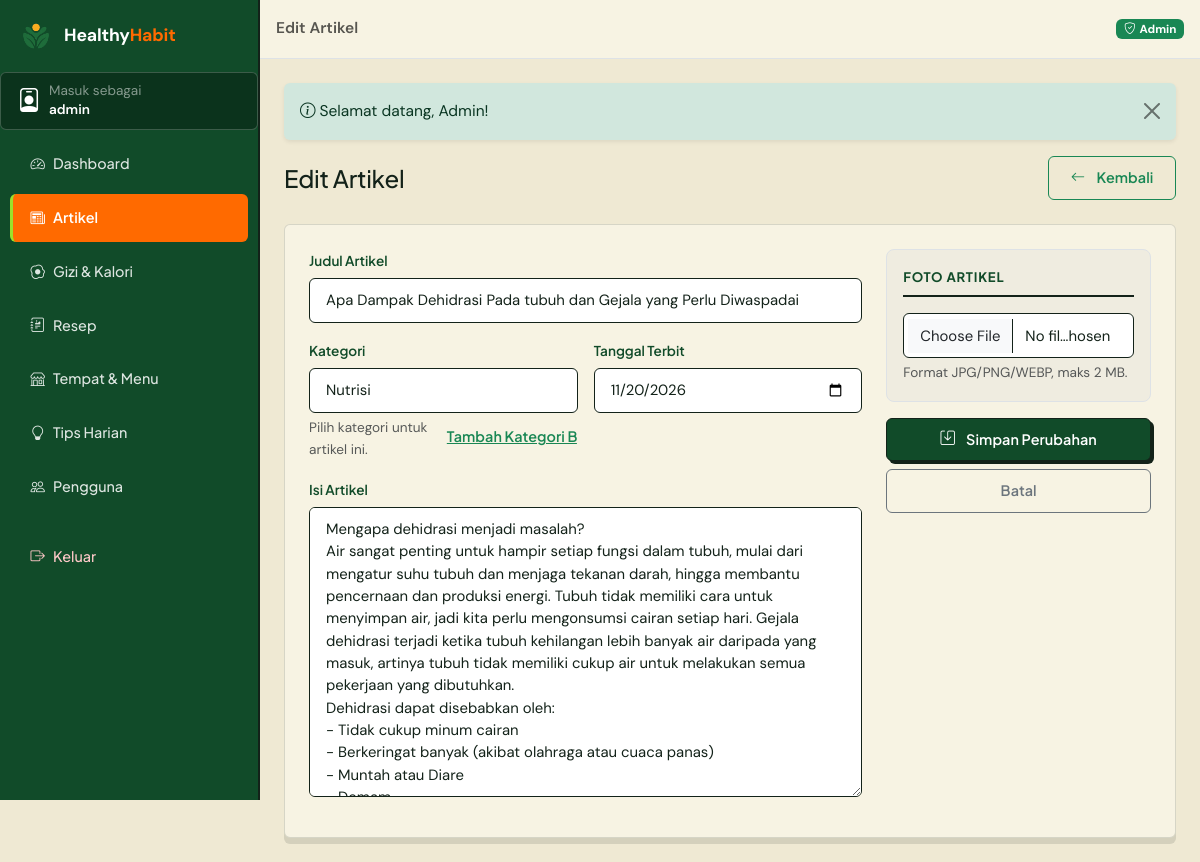
Page /admin/artikel/18/edit (signed in) on the earlier database version.
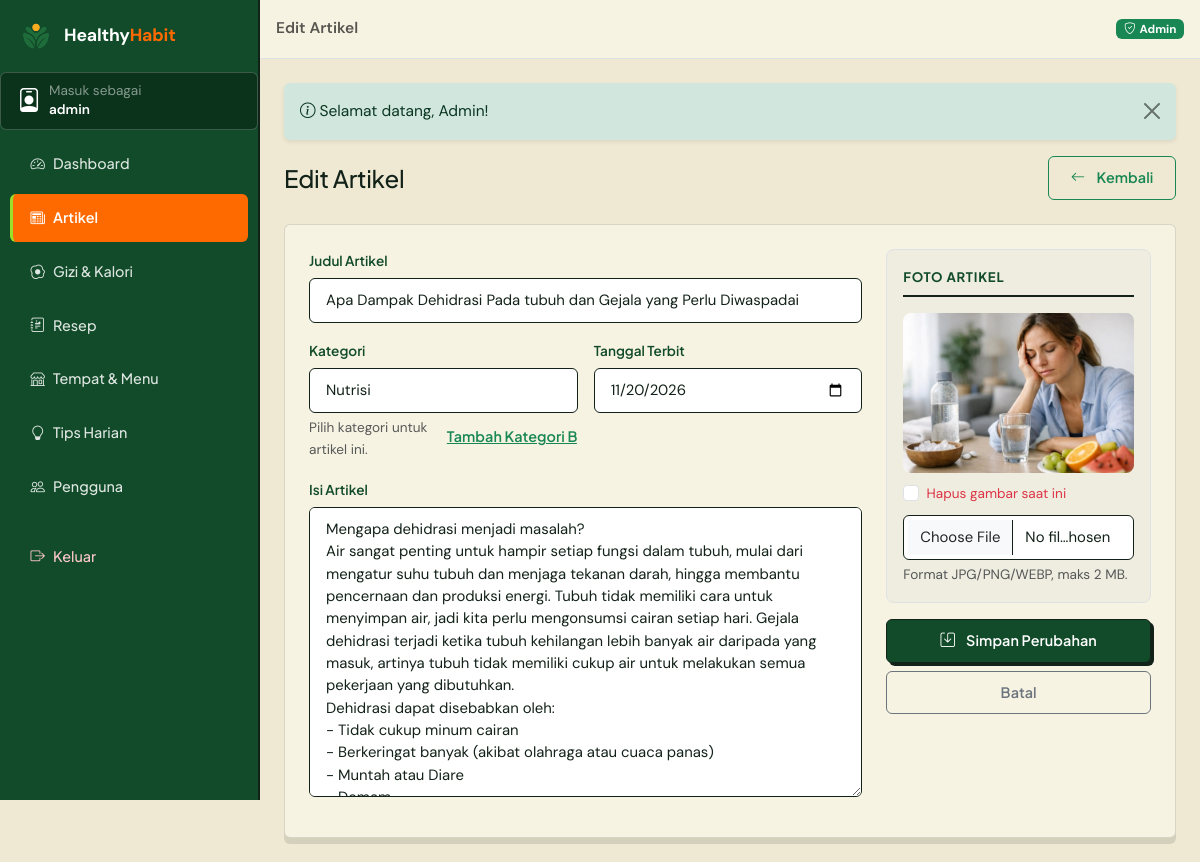
Same page on the later database version.
### tables this page shows
CREATE TABLE `artikel_kesehatan` (
  `id_artikel` int(11) NOT NULL AUTO_INCREMENT,
  `id_kategori_artikel` int(11) DEFAULT NULL,
  `id_admin` int(11) DEFAULT NULL,
  `judul_artikel` varchar(180) NOT NULL,
  `isi_artikel` text NOT NULL,
  `foto_artikel` varchar(255) DEFAULT NULL,
  `tanggal_terbit` date NOT NULL,
  PRIMARY KEY (`id_artikel`),
  KEY `fk_artikel_kategori` (`id_kategori_artikel`),
  KEY `fk_artikel_admin` (`id_admin`),
  CONSTRAINT `fk_artikel_admin` FOREIGN KEY (`id_admin`) REFERENCES `users` (`id_pengguna`) ON DELETE SET NULL ON UPDATE CASCADE,
  CONSTRAINT `fk_artikel_kategori` FOREIGN KEY (`id_kategori_artikel`) REFERENCES `kategori_artikel` (`id_kategori_artikel`) ON DELETE SET NULL ON UPDATE CASCADE
);

CREATE TABLE `kategori_artikel` (
  `id_kategori_artikel` int(11) NOT NULL AUTO_INCREMENT,
  `nama_kategori` varchar(60) NOT NULL,
  PRIMARY KEY (`id_kategori_artikel`),
  UNIQUE KEY `uq_kategori_nama` (`nama_kategori`)
);

### app/core/Controller.php (called while the page is built, shortened)
<?php
abstract class Controller
{
    protected function view(string $view, array $data = [], string $layout = 'main'): void
    {
        $contentFile = VIEWS_PATH . '/pages/' . $view . '.php';
        extract($data, EXTR_SKIP);
        require $contentFile;
    }
}

### app/controllers/admin/AdminArtikelController.php (called while the page is built, shortened)
<?php
class AdminArtikelController extends Controller
{
    public function edit(string $id): void
    {
        $artikel = Artikel::find((int) $id);
        $this->view('admin/artikel/form', [
            'pageTitle' => 'Edit Artikel',
            'activeNav' => 'artikel',
            'artikel'   => $artikel,
            'kategori'  => KategoriArtikel::semua(),
        ], 'admin');
    }
}

### app/core/Router.php (called while the page is built, shortened)
<?php
class Router
{
    private array $routes = [];
    private function add(string $method, string $pattern, array $handler): void
    {
        $regex = preg_replace_callback(
            '#\{(\w+)(?::([^}]+))?\}#',
            static fn(array $m): string => '(?P<' . $m[1] . '>' . ($m[2] ?? '[^/]+') . ')',
            $pattern
        );
        $this->routes[$method][] = ['#^' . $regex . '$#', $handler, $pattern];
    }
    public function dispatch(string $uri, string $method): void
    {
        $path = (string) parse_url($uri, PHP_URL_PATH);
        $path = '/' . trim($path, '/');
        $method = strtoupper($method);
        $match  = $this->match($method, $path);
        [$handler, $params] = $match;
        [$class, $action]   = $handler;
        $controller = new $class();
        $controller->$action(...array_values($params));
    }
    private function match(string $method, string $path): ?array
    {
        foreach ($this->routes[$method] ?? [] as [$regex, $handler]) {
            if (preg_match($regex, $path, $m)) {
                $params = array_filter($m, 'is_string', ARRAY_FILTER_USE_KEY);
                return [$handler, $params];
            }
        }
        return null;
    }
}

### index.php (called while the page is built, shortened)
<?php
require_once __DIR__ . '/app/helpers/helper.php';
spl_autoload_register(function (string $class): void {
    $candidates = [
        APP_PATH . '/core/' . $class . '.php',
        APP_PATH . '/models/' . $class . '.php',
        APP_PATH . '/services/' . $class . '.php',
        APP_PATH . '/controllers/' . $class . '.php',
        APP_PATH . '/controllers/admin/' . $class . '.php',
    ];
    foreach ($candidates as $file) {
        if (is_file($file)) {
            return;
        }
    }
});
$router = new Router();
$router->dispatch(
    $_SERVER['REQUEST_URI'] ?? '/',
    $_SERVER['REQUEST_METHOD'] ?? 'GET'
);

### app/core/Database.php (called while the page is built, shortened)
<?php
class Database
{
    private static ?PDO $pdo = null;
    public static function connect(): PDO
    {
        if (self::$pdo instanceof PDO) {
            return self::$pdo;
        }
        $dsn = 'mysql:host=' . DB_HOST
            . ';port=' . DB_PORT
            . ';dbname=' . DB_NAME
            . ';charset=' . DB_CHARSET;
        try {
            self::$pdo = new PDO($dsn, DB_USER, DB_PASS, [
                PDO::ATTR_ERRMODE            => PDO::ERRMODE_EXCEPTION,
                PDO::ATTR_DEFAULT_FETCH_MODE => PDO::FETCH_ASSOC,
                PDO::ATTR_EMULATE_PREPARES   => false,
            ]);
        } catch (PDOException $ex) {
            http_response_code(500);
            exit(
                '<div style="font-family:Poppins,Arial,sans-serif;max-width:640px;margin:60px auto;padding:24px;border:1px solid #e0e0e0;border-radius:12px">'
                . '<h2 style="color:#27824B">Koneksi database gagal</h2>'
                . '<p>Pastikan <b>MySQL (XAMPP)</b> sudah berjalan, lalu impor file '
                . '<b>database/healthyhabit.sql</b> ke phpMyAdmin.</p>'
                . '<p style="color:#c0392b"><code>' . e($ex->getMessage()) . '</code></p>'
                . '</div>'
            );
        }
        return self::$pdo;
    }
}

### app/core/Model.php (called while the page is built, shortened)
<?php
abstract class Model
{
    protected static string $table = '';
    protected static string $primaryKey = 'id';
    protected static function db(): PDO
    {
        return Database::connect();
    }
    public static function all(?string $orderBy = null): array
    {
        $sql = 'SELECT * FROM ' . static::$table;
        if ($orderBy) {
            $sql .= ' ORDER BY ' . $orderBy;
        }
        return static::db()->query($sql)->fetchAll();
    }
    public static function find($id): ?array
    {
        $st = static::db()->prepare(
            'SELECT * FROM ' . static::$table . ' WHERE ' . static::$primaryKey . ' = ? LIMIT 1'
        );
        $st->execute([$id]);
        $row = $st->fetch();
        return $row ?: null;
    }
}

### app/helpers/helper.php (called while the page is built, shortened)
<?php
function e($value): string
{
    return htmlspecialchars((string) $value, ENT_QUOTES, 'UTF-8');
}
function img_url(?string $filename, string $subdir): string
{
    if ($filename && is_file(UPLOAD_PATH . '/' . $subdir . '/' . basename($filename))) {
        return UPLOAD_URL . '/' . $subdir . '/' . basename($filename);
    }
    return BASE_URL . '/assets/img/placeholder.svg';
}

### app/models/KategoriArtikel.php (called while the page is built, shortened)
<?php
class KategoriArtikel extends Model
{
    public static function semua(): array
    {
        return static::all('id_kategori_artikel ASC');
    }
}

### app/views/pages/admin/artikel/form.php (the view, shortened to what the changed rows need)
<?php
$edit = !empty($artikel);
$action = $edit
    ? BASE_URL . '/admin/artikel/' . (int) $artikel['id_artikel'] . '/edit'
    : BASE_URL . '/admin/artikel/create';
?>
<div class="d-flex justify-content-between align-items-center flex-wrap gap-2 mb-4">
    <div>
        <h1 class="h4 mb-0"><?= $edit ? 'Edit Artikel' : 'Tambah Artikel Baru' ?></h1>
    </div>
</div>
<form action="<?= $action ?>" method="post" enctype="multipart/form-data" class="panel-white">
    <div class="row g-4">
        <div class="col-lg-8">
            <div class="mb-3">
                <label for="judul_artikel" class="form-label fw-semibold">Judul Artikel</label>
                <input type="text" class="form-control" id="judul_artikel" name="judul_artikel"
                       minlength="5" required
                       value="<?= e($artikel['judul_artikel'] ?? ($_POST['judul_artikel'] ?? '')) ?>"
                       placeholder="mis. 7 Kebiasaan Sehat yang Mudah Dijalankan">
            </div>
            <div class="row g-3 mb-3">
                <div class="col-md-6">
                    <label for="id_kategori_artikel" class="form-label fw-semibold">Kategori</label>
                    <select class="form-select" id="id_kategori_artikel" name="id_kategori_artikel" required>
                        <?php foreach ($kategori as $k): ?>
                            <option value="<?= (int) $k['id_kategori_artikel'] ?>"
                                <?= (int) ($artikel['id_kategori_artikel'] ?? ($_POST['id_kategori_artikel'] ?? 0))
                                    === (int) $k['id_kategori_artikel'] ? 'selected' : '' ?>>
                                <?= e($k['nama_kategori']) ?>
                            </option>
                        <?php endforeach; ?>
                    </select>
                    <div class="d-flex justify-content-between align-items-center">
                        <div class="form-text mb-0">Pilih kategori untuk artikel ini.</div>
                        <button type="button" class="btn btn-sm btn-link text-success p-0"
                                data-bs-toggle="modal" data-bs-target="#modalQuickKategori">
                        </button>
                    </div>
                </div>
                <div class="col-md-6">
                    <label for="tanggal_terbit" class="form-label fw-semibold">Tanggal Terbit</label>
                    <input type="date" class="form-control" id="tanggal_terbit" name="tanggal_terbit"
                           value="<?= e($artikel['tanggal_terbit'] ?? date('Y-m-d')) ?>">
                </div>
            </div>
            <div class="mb-3">
                <label for="isi_artikel" class="form-label fw-semibold">Isi Artikel</label>
                <textarea class="form-control" id="isi_artikel" name="isi_artikel" rows="12" required
                          placeholder="Tulis isi artikel di sini… (setiap paragraf satu baris)"><?= e($artikel['isi_artikel'] ?? ($_POST['isi_artikel'] ?? '')) ?></textarea>
            </div>
        </div>
        <div class="col-lg-4">
            <div class="border rounded-3 p-3 mb-3" style="background:var(--abu);">
                <div class="form-section-title">Foto Artikel</div>
                <?php if ($edit && !empty($artikel['foto_artikel'])): ?>
                    <img src="<?= img_url($artikel['foto_artikel'], 'artikel') ?>" alt=""
                         class="img-fluid rounded-3 mb-2" style="width:100%;height:160px;object-fit:cover;">
                    <div class="form-check mb-2">
                        <input class="form-check-input" type="checkbox" name="hapus_gambar"
                               id="hapus_gambar" value="1">
                        <label class="form-check-label small text-danger" for="hapus_gambar">
                            Hapus gambar saat ini
                        </label>
                    </div>
                <?php endif; ?>
                <input type="file" class="form-control" name="foto_artikel" accept="image/*">
                <div class="form-text">Format JPG/PNG/WEBP, maks 2 MB.</div>
            </div>
        </div>
    </div>
</form>

Differences in the rows shown:
changed artikel_kesehatan "Apa Dampak Dehidrasi Pada tubuh dan Gejala yang Perlu Diwaspadai": foto_artikel: picture added
Other differences:
form field hapus_gambar: (not shown) → "☐"
text now shown: "Hapus gambar saat ini"
